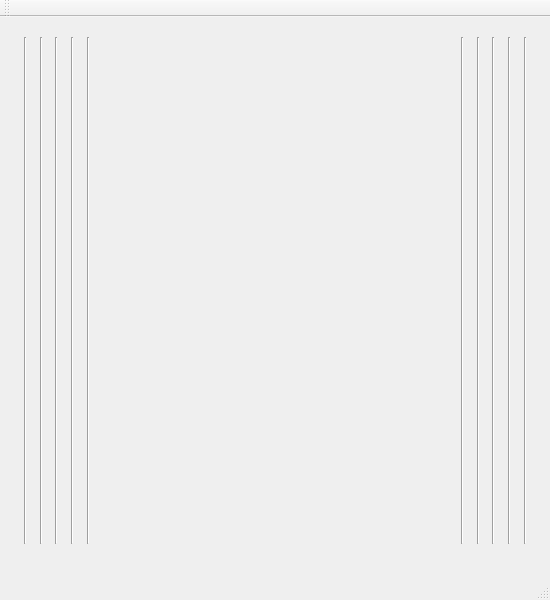
<?xml version="1.0" encoding="UTF-8"?>
<ui version="4.0">
 <class>MainWindow</class>
 <widget class="QMainWindow" name="MainWindow">
  <property name="geometry">
   <rect>
    <x>0</x>
    <y>0</y>
    <width>550</width>
    <height>600</height>
   </rect>
  </property>
  <property name="sizePolicy">
   <sizepolicy hsizetype="Fixed" vsizetype="Fixed">
    <horstretch>0</horstretch>
    <verstretch>0</verstretch>
   </sizepolicy>
  </property>
  <property name="minimumSize">
   <size>
    <width>550</width>
    <height>600</height>
   </size>
  </property>
  <property name="maximumSize">
   <size>
    <width>550</width>
    <height>2400</height>
   </size>
  </property>
  <property name="windowTitle">
   <string>MainWindow</string>
  </property>
  <widget class="QWidget" name="centralWidget">
   <property name="sizePolicy">
    <sizepolicy hsizetype="Expanding" vsizetype="Expanding">
     <horstretch>0</horstretch>
     <verstretch>0</verstretch>
    </sizepolicy>
   </property>
   <widget class="QFrame" name="stageBarFrame">
    <property name="geometry">
     <rect>
      <x>9</x>
      <y>9</y>
      <width>532</width>
      <height>529</height>
     </rect>
    </property>
    <property name="minimumSize">
     <size>
      <width>532</width>
      <height>0</height>
     </size>
    </property>
    <property name="maximumSize">
     <size>
      <width>532</width>
      <height>16777215</height>
     </size>
    </property>
    <layout class="QHBoxLayout" name="horizontalLayout">
     <item>
      <widget class="Line" name="leftBar1">
       <property name="sizePolicy">
        <sizepolicy hsizetype="Preferred" vsizetype="Preferred">
         <horstretch>1</horstretch>
         <verstretch>1</verstretch>
        </sizepolicy>
       </property>
       <property name="orientation">
        <enum>Qt::Vertical</enum>
       </property>
      </widget>
     </item>
     <item>
      <widget class="Line" name="leftBar2">
       <property name="sizePolicy">
        <sizepolicy hsizetype="Preferred" vsizetype="Preferred">
         <horstretch>1</horstretch>
         <verstretch>1</verstretch>
        </sizepolicy>
       </property>
       <property name="orientation">
        <enum>Qt::Vertical</enum>
       </property>
      </widget>
     </item>
     <item>
      <widget class="Line" name="leftBar3">
       <property name="sizePolicy">
        <sizepolicy hsizetype="Preferred" vsizetype="Preferred">
         <horstretch>1</horstretch>
         <verstretch>1</verstretch>
        </sizepolicy>
       </property>
       <property name="orientation">
        <enum>Qt::Vertical</enum>
       </property>
      </widget>
     </item>
     <item>
      <widget class="Line" name="leftBar4">
       <property name="sizePolicy">
        <sizepolicy hsizetype="Preferred" vsizetype="Preferred">
         <horstretch>1</horstretch>
         <verstretch>1</verstretch>
        </sizepolicy>
       </property>
       <property name="orientation">
        <enum>Qt::Vertical</enum>
       </property>
      </widget>
     </item>
     <item>
      <widget class="Line" name="leftBar5">
       <property name="sizePolicy">
        <sizepolicy hsizetype="Preferred" vsizetype="Preferred">
         <horstretch>1</horstretch>
         <verstretch>1</verstretch>
        </sizepolicy>
       </property>
       <property name="orientation">
        <enum>Qt::Vertical</enum>
       </property>
      </widget>
     </item>
     <item>
      <spacer name="horizontalSpacer">
       <property name="orientation">
        <enum>Qt::Horizontal</enum>
       </property>
       <property name="sizeHint" stdset="0">
        <size>
         <width>358</width>
         <height>20</height>
        </size>
       </property>
      </spacer>
     </item>
     <item>
      <widget class="Line" name="rightBar1">
       <property name="sizePolicy">
        <sizepolicy hsizetype="Preferred" vsizetype="Preferred">
         <horstretch>1</horstretch>
         <verstretch>1</verstretch>
        </sizepolicy>
       </property>
       <property name="orientation">
        <enum>Qt::Vertical</enum>
       </property>
      </widget>
     </item>
     <item>
      <widget class="Line" name="rightBar2">
       <property name="sizePolicy">
        <sizepolicy hsizetype="Preferred" vsizetype="Preferred">
         <horstretch>1</horstretch>
         <verstretch>1</verstretch>
        </sizepolicy>
       </property>
       <property name="orientation">
        <enum>Qt::Vertical</enum>
       </property>
      </widget>
     </item>
     <item>
      <widget class="Line" name="rightBar3">
       <property name="sizePolicy">
        <sizepolicy hsizetype="Preferred" vsizetype="Preferred">
         <horstretch>1</horstretch>
         <verstretch>1</verstretch>
        </sizepolicy>
       </property>
       <property name="orientation">
        <enum>Qt::Vertical</enum>
       </property>
      </widget>
     </item>
     <item>
      <widget class="Line" name="rightBar4">
       <property name="sizePolicy">
        <sizepolicy hsizetype="Preferred" vsizetype="Preferred">
         <horstretch>1</horstretch>
         <verstretch>1</verstretch>
        </sizepolicy>
       </property>
       <property name="orientation">
        <enum>Qt::Vertical</enum>
       </property>
      </widget>
     </item>
     <item>
      <widget class="Line" name="rightBar5">
       <property name="sizePolicy">
        <sizepolicy hsizetype="Preferred" vsizetype="Preferred">
         <horstretch>1</horstretch>
         <verstretch>1</verstretch>
        </sizepolicy>
       </property>
       <property name="orientation">
        <enum>Qt::Vertical</enum>
       </property>
      </widget>
     </item>
    </layout>
   </widget>
  </widget>
  <widget class="QMenuBar" name="menuBar">
   <property name="geometry">
    <rect>
     <x>0</x>
     <y>0</y>
     <width>550</width>
     <height>21</height>
    </rect>
   </property>
  </widget>
  <widget class="QToolBar" name="mainToolBar">
   <attribute name="toolBarArea">
    <enum>TopToolBarArea</enum>
   </attribute>
   <attribute name="toolBarBreak">
    <bool>false</bool>
   </attribute>
  </widget>
  <widget class="QStatusBar" name="statusBar"/>
 </widget>
 <layoutdefault spacing="6" margin="11"/>
 <resources/>
 <connections/>
</ui>
